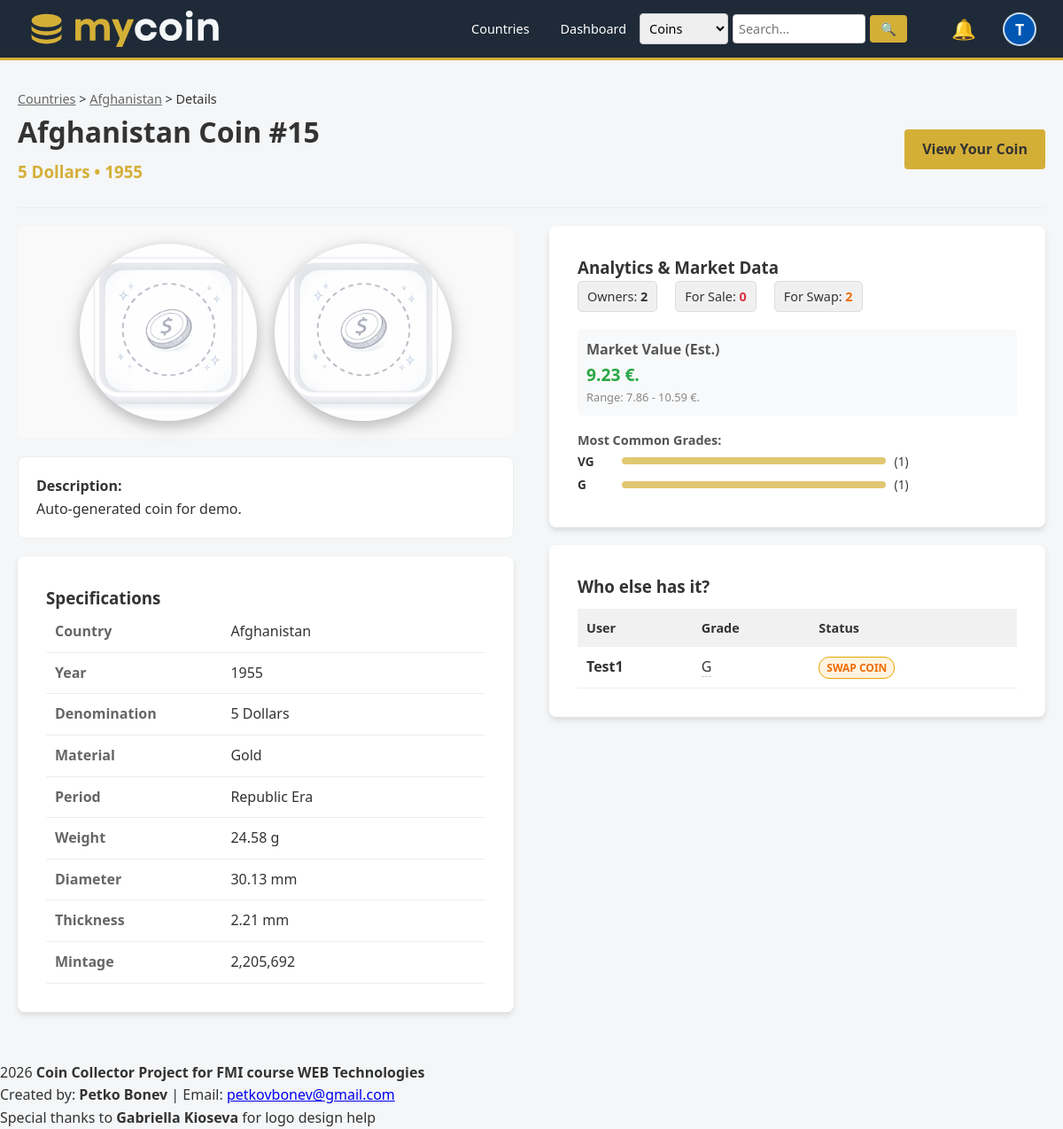
Screenshot of /catalog_coin.php?id=51 (signed in) with the database file from the repository.
### tables this page shows
CREATE TABLE IF NOT EXISTS users (
    id INT AUTO_INCREMENT PRIMARY KEY,
    username VARCHAR(50) NOT NULL UNIQUE,
    email VARCHAR(100) NOT NULL UNIQUE,
    password VARCHAR(255) NOT NULL,
    
    profile_image VARCHAR(255) DEFAULT NULL,
    bio TEXT DEFAULT NULL,
    location VARCHAR(100) DEFAULT NULL, 
    last_login TIMESTAMP NULL DEFAULT NULL,
    
    is_verified TINYINT(1) DEFAULT 0,
    role ENUM('user', 'admin') DEFAULT 'user',
    created_at TIMESTAMP DEFAULT CURRENT_TIMESTAMP
);

CREATE TABLE IF NOT EXISTS catalog_coins (
    id INT AUTO_INCREMENT PRIMARY KEY,
    country_id INT NOT NULL,
    title VARCHAR(255) NOT NULL, 
    denomination VARCHAR(50), 
    year INT,
    period VARCHAR(100),
    material VARCHAR(100),
    description TEXT,
    
    weight DECIMAL(10, 2) DEFAULT NULL,
    diameter DECIMAL(10, 2) DEFAULT NULL, 
    thickness DECIMAL(10, 2) DEFAULT NULL, 
    shape VARCHAR(50) DEFAULT 'Round',
    mintage INT DEFAULT NULL,
    
    catalog_image_front VARCHAR(255),
    catalog_image_back VARCHAR(255),
    
    created_by_user_id INT, 
    is_approved TINYINT(1) DEFAULT 0,
    
    created_at TIMESTAMP DEFAULT CURRENT_TIMESTAMP,
    FOREIGN KEY (country_id) REFERENCES countries(id),
    FOREIGN KEY (created_by_user_id) REFERENCES users(id)
);

CREATE TABLE IF NOT EXISTS countries (
    id INT AUTO_INCREMENT PRIMARY KEY,
    name VARCHAR(100) NOT NULL,
    iso_code_2 VARCHAR(2) NOT NULL,
    iso_code_3 VARCHAR(3) NOT NULL,
    continent ENUM('Africa', 'Antarctica', 'Asia', 'Europe', 'North America', 'Oceania', 'South America', 'Unknown') DEFAULT 'Unknown',
    flag_image VARCHAR(255) DEFAULT NULL,
    
    is_historical TINYINT(1) DEFAULT 0
);

CREATE TABLE IF NOT EXISTS user_coins (
    id INT AUTO_INCREMENT PRIMARY KEY,
    user_id INT NOT NULL,
    catalog_coin_id INT NOT NULL, 
    
    grade VARCHAR(50), 
    status ENUM('collection', 'swap', 'sell', 'wishlist') DEFAULT 'collection',
    
    price DECIMAL(10,2) DEFAULT 0.00,
    purchase_price DECIMAL(10,2) DEFAULT NULL, 
    purchase_date DATE DEFAULT NULL, 
    purchase_location VARCHAR(100) DEFAULT NULL,
    
    is_favorite TINYINT(1) DEFAULT 0,
    
    is_locked TINYINT(1) DEFAULT 0,
    
    private_notes TEXT,
    own_image_front VARCHAR(255),
    own_image_back VARCHAR(255),
    
    added_at TIMESTAMP DEFAULT CURRENT_TIMESTAMP,
    FOREIGN KEY (user_id) REFERENCES users(id) ON DELETE CASCADE,
    FOREIGN KEY (catalog_coin_id) REFERENCES catalog_coins(id) ON DELETE CASCADE
);

### catalog_coin.php (the view, shortened to what the rows shown need)
<?php
require 'config/db.php';
$coin_id = isset($_GET['id']) ? (int)$_GET['id'] : 0;
$user_id = isset($_SESSION['user_id']) ? $_SESSION['user_id'] : 0;
$stmt = $pdo->prepare("
    SELECT cc.*, c.name as country_name, c.flag_image, c.id as country_id
    FROM catalog_coins cc
    JOIN countries c ON cc.country_id = c.id
    WHERE cc.id = ? AND cc.is_approved = 1
");
$stmt->execute([$coin_id]);
$coin = $stmt->fetch();
$stmtUsers = $pdo->prepare("
    SELECT uc.id as user_coin_id, uc.grade, uc.status, uc.added_at, u.username, u.profile_image, u.id as owner_id
    FROM user_coins uc
    JOIN users u ON uc.user_id = u.id
    WHERE uc.catalog_coin_id = ? AND uc.user_id != ?
    ORDER BY FIELD(uc.status, 'sell', 'swap', 'collection') ASC, uc.added_at DESC
    LIMIT 10
");
$stmtUsers->execute([$coin_id, $user_id]);
$owners = $stmtUsers->fetchAll();
?>
<!DOCTYPE html>
<html lang="en">
<head>
    <link rel="stylesheet" href="assets/css/styles.css">
</head>
<body>
    <?php include 'includes/navbar.php'; ?>
    <div class="container">
        <p style="font-size: 0.9rem;">
            <a href="countries.php" style="color: #666;">Countries</a> &gt;
            <a href="country.php?id=<?php echo $coin['country_id']; ?>" style="color: #666;"><?php echo htmlspecialchars($coin['country_name']); ?></a> &gt;
            Details
        </p>
        <div class="coin-header">
            <div>
                <h1 style="margin: 0;"><?php echo htmlspecialchars($coin['title']); ?></h1>
                <h3 style="margin: 5px 0; color: var(--accent-color);"><?php echo htmlspecialchars($coin['denomination']); ?> • <?php echo $coin['year']; ?></h3>
            </div>
        </div>
        <div class="details-grid">
            <div>
                <div class="images-container">
                    <?php
                    $front = $coin['catalog_image_front'] ? $coin['catalog_image_front'] : 'assets/images/no-coin.png';
                    $back = $coin['catalog_image_back'] ? $coin['catalog_image_back'] : 'assets/images/no-coin.png';
                    ?>
                    <img src="<?php echo htmlspecialchars($front); ?>" class="coin-large-img" alt="Front">
                    <img src="<?php echo htmlspecialchars($back); ?>" class="coin-large-img" alt="Back">
                </div>
                <?php if ($coin['description']): ?>
                    <div style="margin-top: 20px; background: white; padding: 20px; border-radius: 8px; line-height: 1.6; border: 1px solid #eee;">
                        <strong>Description:</strong><br>
                        <?php echo nl2br(htmlspecialchars($coin['description'])); ?>
                    </div>
                <?php endif; ?>
                <div class="card" style="margin-top: 20px;">
                    <h3>Specifications</h3>
                    <table class="specs-table">
                        <tr>
                            <td class="specs-label">Country</td>
                            <td><?php echo htmlspecialchars($coin['country_name']); ?></td>
                        </tr>
                        <tr>
                            <td class="specs-label">Year</td>
                            <td><?php echo $coin['year']; ?></td>
                        </tr>
                        <tr>
                            <td class="specs-label">Denomination</td>
                            <td><?php echo htmlspecialchars($coin['denomination']); ?></td>
                        </tr>
                        <tr>
                            <td class="specs-label">Material</td>
                            <td><?php echo htmlspecialchars($coin['material'] ?? 'Unknown'); ?></td>
                        </tr>
                        <tr>
                            <td class="specs-label">Period</td>
                            <td><?php echo htmlspecialchars($coin['period'] ?? 'Unknown'); ?></td>
                        </tr>
                        <?php if (!empty($coin['weight'])): ?>
                            <tr>
                                <td class="specs-label">Weight</td>
                                <td><?php echo $coin['weight']; ?> g</td>
                            </tr>
                        <?php endif; ?>
                        <?php if (!empty($coin['diameter'])): ?>
                            <tr>
                                <td class="specs-label">Diameter</td>
                                <td><?php echo $coin['diameter']; ?> mm</td>
                            </tr>
                        <?php endif; ?>
                        <?php if (!empty($coin['thickness'])): ?>
                            <tr>
                                <td class="specs-label">Thickness</td>
                                <td><?php echo $coin['thickness']; ?> mm</td>
                            </tr>
                        <?php endif; ?>
                        <?php if (!empty($coin['mintage'])): ?>
                            <tr>
                                <td class="specs-label">Mintage</td>
                                <td><?php echo number_format($coin['mintage']); ?></td>
                            </tr>
                        <?php endif; ?>
                    </table>
                </div>
            </div>
            <div>
                <div class="card">
                    <?php if (count($owners) > 0): ?>
                        <table class="owners-list">
                            <thead>
                                <tr>
                                    <th>User</th>
                                    <th>Grade</th>
                                    <th>Status</th>
                                </tr>
                            </thead>
                            <tbody>
                                <?php foreach ($owners as $owner): ?>
                                    <tr>
                                        <td>
                                            <a href="view_profile.php?id=<?php echo $owner['owner_id']; ?>" style="text-decoration: none; color: #333; display: flex; align-items: center; gap: 8px;">
                                                <strong><?php echo htmlspecialchars($owner['username']); ?></strong>
                                            </a>
                                        </td>
                                        <td>
                                            <a href="grading_guide.php" title="View Grading Scale" style="color: inherit; text-decoration: none; border-bottom: 1px dashed #ccc; cursor: help;">
                                                <?php echo htmlspecialchars($owner['grade']); ?>
                                            </a>
                                        </td>
                                        <td>
                                            <?php
                                            $sClass = 'status-collection';
                                            if ($owner['status'] == 'swap') $sClass = 'status-swap';
                                            ?>
                                            <?php if ($owner['status'] == 'swap' && isset($_SESSION['user_id']) && $owner['owner_id'] != $_SESSION['user_id']): ?>
                                                <a href="swap_request.php?receiver_id=<?php echo $owner['owner_id']; ?>&wanted_coin_id=<?php echo $owner['user_coin_id']; ?>"
                                                    title="Start Trade" style="text-decoration: none;">
                                                    <span class="status-badge status-swap" style="cursor: pointer; border: 1px solid #e6a800;">
                                                        Swap Coin
                                                    </span>
                                                </a>
                                            <?php else: ?>
                                                <span class="status-badge <?php echo $sClass; ?>">
                                                    <?php echo ucfirst($owner['status']); ?>
                                                </span>
                                            <?php endif; ?>
                                        </td>
                                    </tr>
                                <?php endforeach; ?>
                            </tbody>
                        </table>
                    <?php else: ?>
                        <p style="color: #666; font-style: italic;">No one else has marked this coin public yet.</p>
                    <?php endif; ?>
                </div>
            </div>
        </div>
    </div>
</body>
</html>

### includes/navbar.php (shortened to what the rows shown need)
<nav class="navbar" style="padding: 10px 0; background-color: var(--primary-color);">
    <div style="width: 100%; padding: 0 30px; display: flex; justify-content: space-between; align-items: center; box-sizing: border-box;">
        <div class="nav-links" style="display: flex; align-items: center; gap: 15px;">
            <?php if (isset($_SESSION['user_id'])): ?>
                <?php
                if (isset($pdo)) {
                    $stmtNav = $pdo->prepare("SELECT profile_image, username FROM users WHERE id = ?");
                    $stmtNav->execute([$_SESSION['user_id']]);
                    $navUser = $stmtNav->fetch();
                } else {
                    $navUser = ['username' => $_SESSION['username'] ?? 'User', 'profile_image' => null];
                }
                $avatarUrl = '';
                $hasAvatar = false;
                $initial = strtoupper(substr($navUser['username'], 0, 1));
                ?>
                <div class="user-menu" style="margin-left: 5px; position: relative; display: inline-block;">
                    <button class="settings-btn" style="background: none; border: none; padding: 0; cursor: pointer; display: flex; align-items: center;">
                        <?php if ($hasAvatar): ?>
                            <img src="<?php echo htmlspecialchars($avatarUrl); ?>" alt="Profile"
                                style="width: 38px; height: 38px; border-radius: 50%; object-fit: cover; border: 2px solid rgba(255,255,255,0.8);">
                        <?php else: ?>
                            <div style="width: 38px; height: 38px; border-radius: 50%; background: #0056b3; color: white;
                                        display: flex; align-items: center; justify-content: center; font-weight: bold; font-size: 1.1rem;
                                        border: 2px solid rgba(255,255,255,0.8); text-transform: uppercase;">
                                <?php echo $initial; ?>
                            </div>
                        <?php endif; ?>
                    </button>
                </div>
            <?php endif; ?>
        </div>
    </div>
</nav>

### rows the page displays
users: username "T"
catalog_coins: country.name "Afghanistan", title "Afghanistan Coin #15", denomination "5 Dollars", year "1955", description "Auto-generated coin for demo.", material "Gold", period "Republic Era", weight "24.58", diameter "30.13", thickness "2.21", mintage "2,205,692"
user_coins: user.username "Test1", grade "G"

### other values shown
$total_owners "2"
$for_sale "0"
$for_swap "2"
$market['avg_price'] "9.23"
$market['min_price'] "7.86"
$market['max_price'] "10.59"
$g['grade'] "VG"
$g['count'] "1"
$g['grade'] "G"
